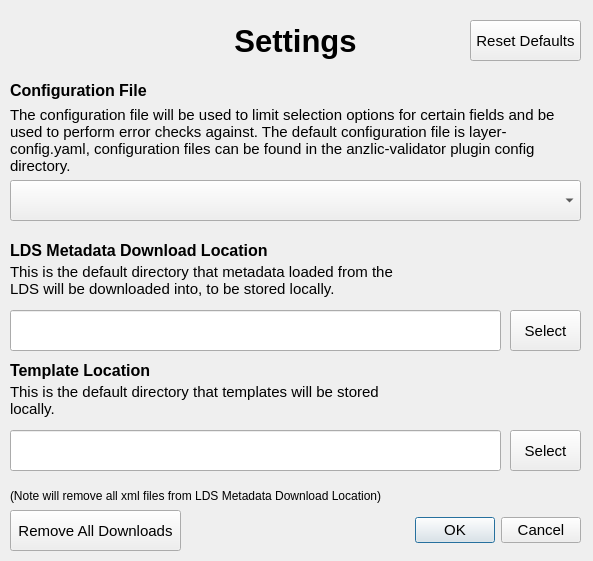
<?xml version="1.0" encoding="UTF-8"?>
<ui version="4.0">
 <class>Settings</class>
 <widget class="QDialog" name="Settings">
  <property name="geometry">
   <rect>
    <x>0</x>
    <y>0</y>
    <width>593</width>
    <height>561</height>
   </rect>
  </property>
  <property name="minimumSize">
   <size>
    <width>593</width>
    <height>438</height>
   </size>
  </property>
  <property name="windowTitle">
   <string>Settings</string>
  </property>
  <widget class="QDialogButtonBox" name="settingsBox">
   <property name="geometry">
    <rect>
     <x>180</x>
     <y>510</y>
     <width>401</width>
     <height>41</height>
    </rect>
   </property>
   <property name="font">
    <font>
     <pointsize>11</pointsize>
    </font>
   </property>
   <property name="orientation">
    <enum>Qt::Horizontal</enum>
   </property>
   <property name="standardButtons">
    <set>QDialogButtonBox::Cancel|QDialogButtonBox::Ok</set>
   </property>
  </widget>
  <widget class="QLabel" name="title">
   <property name="geometry">
    <rect>
     <x>10</x>
     <y>20</y>
     <width>571</width>
     <height>41</height>
    </rect>
   </property>
   <property name="font">
    <font>
     <pointsize>23</pointsize>
     <weight>75</weight>
     <bold>true</bold>
    </font>
   </property>
   <property name="text">
    <string>Settings</string>
   </property>
   <property name="alignment">
    <set>Qt::AlignCenter</set>
   </property>
  </widget>
  <widget class="QComboBox" name="configSelector">
   <property name="geometry">
    <rect>
     <x>10</x>
     <y>180</y>
     <width>571</width>
     <height>41</height>
    </rect>
   </property>
   <property name="minimumSize">
    <size>
     <width>121</width>
     <height>32</height>
    </size>
   </property>
   <property name="font">
    <font>
     <pointsize>11</pointsize>
     <weight>50</weight>
     <bold>false</bold>
    </font>
   </property>
  </widget>
  <widget class="QLabel" name="configHeading">
   <property name="geometry">
    <rect>
     <x>10</x>
     <y>70</y>
     <width>151</width>
     <height>41</height>
    </rect>
   </property>
   <property name="font">
    <font>
     <pointsize>12</pointsize>
     <weight>75</weight>
     <bold>true</bold>
    </font>
   </property>
   <property name="text">
    <string>Configuration File</string>
   </property>
  </widget>
  <widget class="QLabel" name="configLabel">
   <property name="geometry">
    <rect>
     <x>10</x>
     <y>100</y>
     <width>571</width>
     <height>81</height>
    </rect>
   </property>
   <property name="font">
    <font>
     <pointsize>11</pointsize>
    </font>
   </property>
   <property name="text">
    <string>The configuration file will be used to limit selection options for certain fields and be used to perform error checks against. The default configuration file is layer-config.yaml, configuration files can be found in the anzlic-validator plugin config directory.</string>
   </property>
   <property name="wordWrap">
    <bool>true</bool>
   </property>
  </widget>
  <widget class="QPushButton" name="selectDownload">
   <property name="geometry">
    <rect>
     <x>510</x>
     <y>310</y>
     <width>71</width>
     <height>41</height>
    </rect>
   </property>
   <property name="minimumSize">
    <size>
     <width>0</width>
     <height>0</height>
    </size>
   </property>
   <property name="font">
    <font>
     <pointsize>11</pointsize>
     <weight>50</weight>
     <bold>false</bold>
    </font>
   </property>
   <property name="text">
    <string>Select</string>
   </property>
   <property name="autoDefault">
    <bool>true</bool>
   </property>
   <property name="default">
    <bool>false</bool>
   </property>
  </widget>
  <widget class="QLineEdit" name="downloadLocation">
   <property name="geometry">
    <rect>
     <x>10</x>
     <y>310</y>
     <width>491</width>
     <height>41</height>
    </rect>
   </property>
   <property name="font">
    <font>
     <pointsize>11</pointsize>
     <weight>50</weight>
     <bold>false</bold>
    </font>
   </property>
  </widget>
  <widget class="QLabel" name="downloadLabel">
   <property name="geometry">
    <rect>
     <x>10</x>
     <y>260</y>
     <width>391</width>
     <height>41</height>
    </rect>
   </property>
   <property name="font">
    <font>
     <pointsize>11</pointsize>
     <weight>50</weight>
     <bold>false</bold>
    </font>
   </property>
   <property name="text">
    <string>This is the default directory that metadata loaded from the LDS will be downloaded into, to be stored locally.</string>
   </property>
   <property name="wordWrap">
    <bool>true</bool>
   </property>
  </widget>
  <widget class="QLabel" name="downloadHeading">
   <property name="geometry">
    <rect>
     <x>10</x>
     <y>230</y>
     <width>281</width>
     <height>41</height>
    </rect>
   </property>
   <property name="font">
    <font>
     <pointsize>12</pointsize>
     <weight>75</weight>
     <bold>true</bold>
    </font>
   </property>
   <property name="text">
    <string>LDS Metadata Download Location</string>
   </property>
  </widget>
  <widget class="QPushButton" name="resetDefaults">
   <property name="geometry">
    <rect>
     <x>470</x>
     <y>20</y>
     <width>111</width>
     <height>41</height>
    </rect>
   </property>
   <property name="font">
    <font>
     <pointsize>11</pointsize>
    </font>
   </property>
   <property name="text">
    <string>Reset Defaults</string>
   </property>
  </widget>
  <widget class="QPushButton" name="removeDownloads">
   <property name="geometry">
    <rect>
     <x>10</x>
     <y>510</y>
     <width>171</width>
     <height>41</height>
    </rect>
   </property>
   <property name="font">
    <font>
     <pointsize>11</pointsize>
    </font>
   </property>
   <property name="text">
    <string>Remove All Downloads</string>
   </property>
  </widget>
  <widget class="QLabel" name="removeLabel">
   <property name="geometry">
    <rect>
     <x>10</x>
     <y>480</y>
     <width>571</width>
     <height>31</height>
    </rect>
   </property>
   <property name="text">
    <string>(Note will remove all xml files from LDS Metadata Download Location)</string>
   </property>
   <property name="wordWrap">
    <bool>true</bool>
   </property>
  </widget>
  <widget class="QLabel" name="templateLabel">
   <property name="geometry">
    <rect>
     <x>10</x>
     <y>380</y>
     <width>391</width>
     <height>41</height>
    </rect>
   </property>
   <property name="font">
    <font>
     <pointsize>11</pointsize>
     <weight>50</weight>
     <bold>false</bold>
    </font>
   </property>
   <property name="text">
    <string>This is the default directory that templates will be stored locally.</string>
   </property>
   <property name="wordWrap">
    <bool>true</bool>
   </property>
  </widget>
  <widget class="QPushButton" name="selectTemplate">
   <property name="geometry">
    <rect>
     <x>510</x>
     <y>430</y>
     <width>71</width>
     <height>41</height>
    </rect>
   </property>
   <property name="minimumSize">
    <size>
     <width>0</width>
     <height>0</height>
    </size>
   </property>
   <property name="font">
    <font>
     <pointsize>11</pointsize>
     <weight>50</weight>
     <bold>false</bold>
    </font>
   </property>
   <property name="text">
    <string>Select</string>
   </property>
   <property name="autoDefault">
    <bool>true</bool>
   </property>
   <property name="default">
    <bool>false</bool>
   </property>
  </widget>
  <widget class="QLabel" name="templateHeading">
   <property name="geometry">
    <rect>
     <x>10</x>
     <y>350</y>
     <width>281</width>
     <height>41</height>
    </rect>
   </property>
   <property name="font">
    <font>
     <pointsize>12</pointsize>
     <weight>75</weight>
     <bold>true</bold>
    </font>
   </property>
   <property name="text">
    <string>Template Location</string>
   </property>
  </widget>
  <widget class="QLineEdit" name="templateLocation">
   <property name="geometry">
    <rect>
     <x>10</x>
     <y>430</y>
     <width>491</width>
     <height>41</height>
    </rect>
   </property>
   <property name="font">
    <font>
     <pointsize>11</pointsize>
     <weight>50</weight>
     <bold>false</bold>
    </font>
   </property>
  </widget>
 </widget>
 <tabstops>
  <tabstop>resetDefaults</tabstop>
  <tabstop>configSelector</tabstop>
  <tabstop>downloadLocation</tabstop>
  <tabstop>selectDownload</tabstop>
  <tabstop>templateLocation</tabstop>
  <tabstop>selectTemplate</tabstop>
  <tabstop>removeDownloads</tabstop>
  <tabstop>settingsBox</tabstop>
 </tabstops>
 <resources/>
 <connections>
  <connection>
   <sender>settingsBox</sender>
   <signal>accepted()</signal>
   <receiver>Settings</receiver>
   <slot>accept()</slot>
   <hints>
    <hint type="sourcelabel">
     <x>248</x>
     <y>254</y>
    </hint>
    <hint type="destinationlabel">
     <x>157</x>
     <y>274</y>
    </hint>
   </hints>
  </connection>
  <connection>
   <sender>settingsBox</sender>
   <signal>rejected()</signal>
   <receiver>Settings</receiver>
   <slot>reject()</slot>
   <hints>
    <hint type="sourcelabel">
     <x>316</x>
     <y>260</y>
    </hint>
    <hint type="destinationlabel">
     <x>286</x>
     <y>274</y>
    </hint>
   </hints>
  </connection>
 </connections>
</ui>
